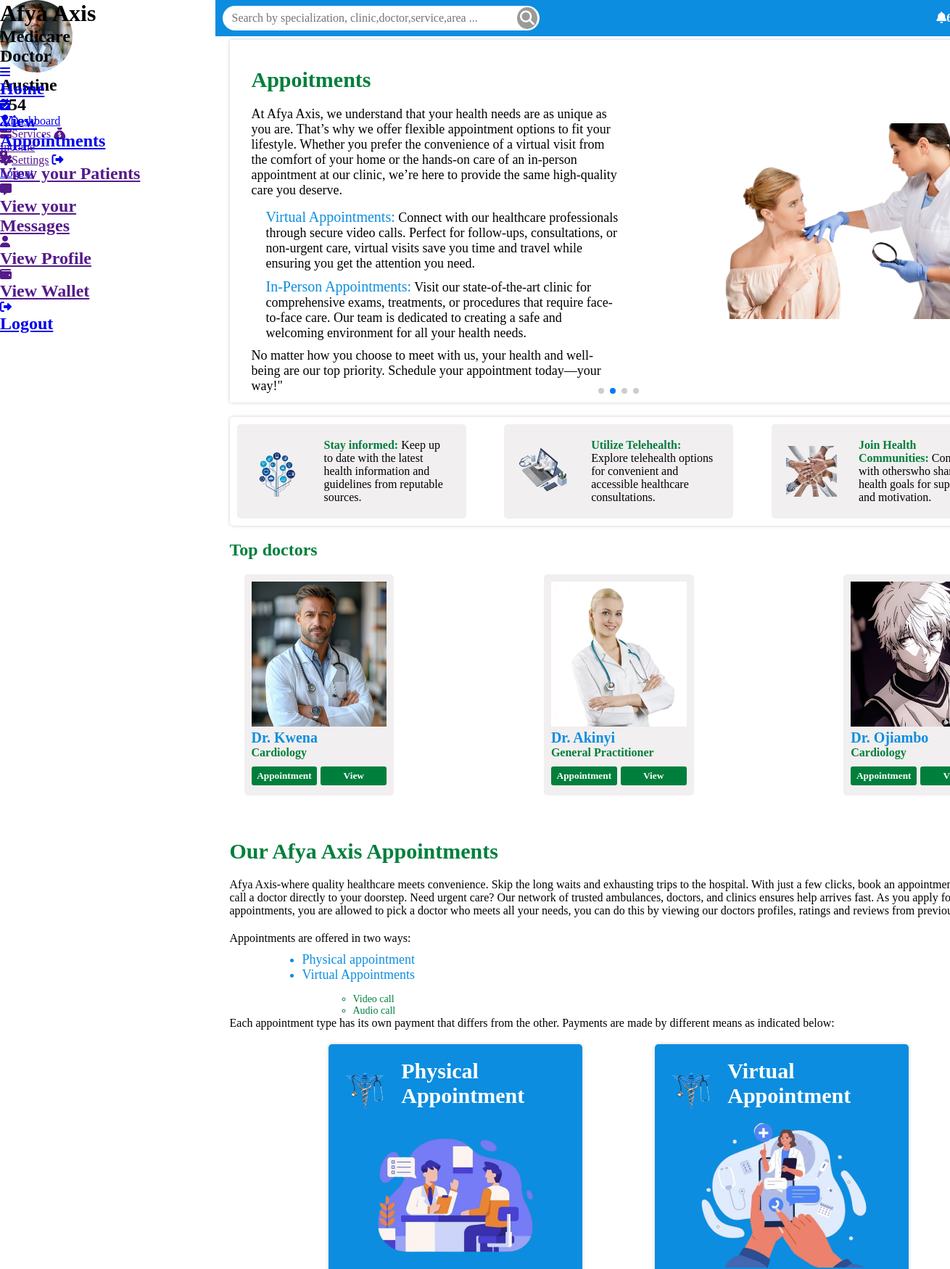
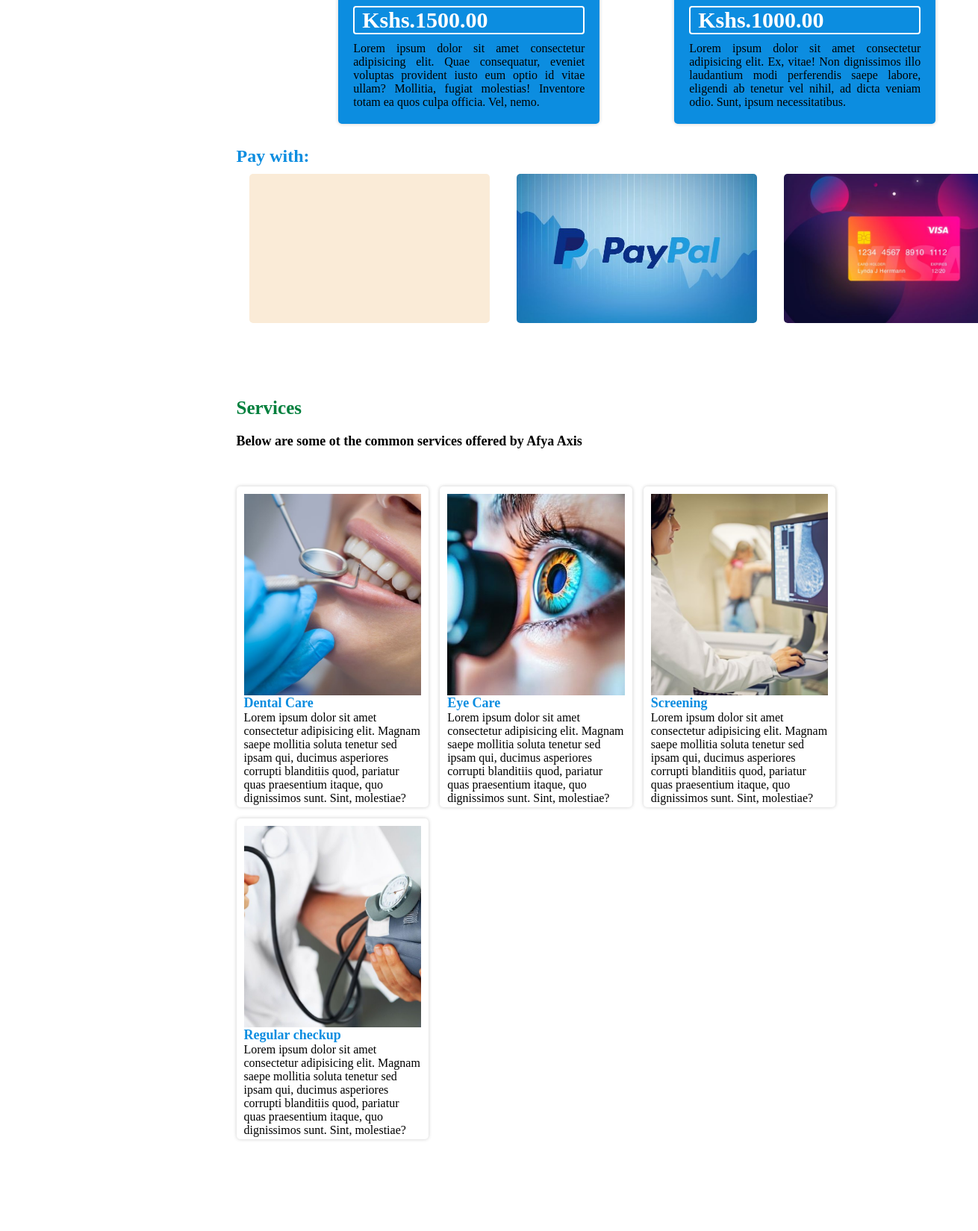
Screenshot of /base/home (signed in, upper part) with the database file from the repository (2 pictures, top to bottom).
### doctors/models.py (models this page shows, shortened)
class Doctor(models.Model):
    user = models.OneToOneField(User, on_delete=models.CASCADE, related_name='doctor_profile')
    first_name = models.CharField(max_length=100)
    last_name = models.CharField(max_length=100)
    email = models.EmailField(unique=True)
    phone_number = models.CharField(max_length=15, unique=True)
    clinic = models.ForeignKey('clinics.Clinic', on_delete=models.CASCADE, related_name="doctors")
    specialization = models.ForeignKey(Specialization, on_delete=models.CASCADE, related_name="doctors")
    bio = models.TextField(blank=True, null=True)
    profile_picture = models.ImageField(upload_to='doctor_profiles/', blank=True, null=True)
    facebook = models.URLField(blank=True, null=True)
    twitter = models.URLField(blank=True, null=True)
    linkedin = models.URLField(blank=True, null=True)
    instagram = models.URLField(blank=True, null=True)
    address = models.TextField()
    city = models.CharField(max_length=100)
    country = models.CharField(max_length=100,default='Kenya')
    postal_code = models.CharField(max_length=10,default='0000')
    state= models.CharField(max_length=100,default='Kisii')
    hire_date = models.DateField(null=True, blank=True)
    years_of_experience = models.IntegerField(null=True, blank=True)
    years_worked_at_afyaaxis = models.IntegerField(null=True, blank=True)
    availability = models.BooleanField(default=True)

class Specialization(models.Model):
    name = models.CharField(max_length=100, unique=True)

### base/views.py (the view)
# urls.py: path('home',home,name="home"),
def home(request):
    profile = Profile.objects.get(user=request.user)
    doctors = Doctor.objects.all()
    context = {
        'doctors': doctors,
        'profile': profile
    }
    return render(request, 'base/home.html', context)

### notifications/templatetags/notification_tags.py (called while the page is built)
@register.simple_tag(takes_context=True)
def user_unread_notifications_count(context):
    user = context['user']
    if user.is_authenticated:
        return Notification.objects.filter(user=user, is_read=False).count()
    return 0

### templates/base/home.html (shortened to what this page needs)
{% extends "base/layout.html" %}
{%load static%}
{% block content %}
<section class="herobar ">
    <div class="herobox swiper mySwiper">
        <div class="swiper-wrapper">
          <div class="hero swiper-slide">
            <div class="lefthero slide slide2">
                <h1>Appoitments</h1>
                <p>At Afya Axis, we understand that your health needs are as unique as you are. That’s why we offer flexible appointment options to fit your lifestyle. Whether you prefer the convenience of a virtual visit from the comfort of your home or the hands-on care of an in-person appointment at our clinic, we’re here to provide the same high-quality care you deserve.</p>
                <ul>
                    <li><span>Virtual Appointments:</span> Connect with our healthcare professionals through secure video calls. Perfect for follow-ups, consultations, or non-urgent care, virtual visits save you time and travel while ensuring you get the attention you need.</li>
                    <li><span>In-Person Appointments:</span> Visit our state-of-the-art clinic for comprehensive exams, treatments, or procedures that require face-to-face care. Our team is dedicated to creating a safe and welcoming environment for all your health needs.</li>
                </ul>
                <p>No matter how you choose to meet with us, your health and well-being are our top priority. Schedule your appointment today—your way!"</p>
            </div>
            <div class="righthero slide11">
                <img src="{% static 'images/appoint.png' %}" alt="">
            </div>
        </div>
        </div>
        <div class="swiper-pagination"></div>
      </div>
</section>
<section class="container">
    <div class="container1">
        <img src="{% static 'images/information.png' %}" alt="">
        <p><span>Stay informed:</span> Keep up to date with the latest health information and guidelines from reputable sources.</p>
    </div>
    <div class="container1">
        <img src="{% static 'images/telehealth.png' %}" alt="">
        <p><span>Utilize Telehealth:</span> Explore telehealth options for convenient and accessible healthcare consultations.</p>
    </div>
    <div class="container1">
        <img src="{% static 'images/community.png' %}" alt="">
        <p><span>Join Health Communities:</span> Connect with otherswho share your health goals for support and motivation.</p>
    </div>
</section>
<section class="doctors">
    <div class="doctop">
        <h1>Top doctors</h1>
    </div>
    <div class="doctorsbox">
        <div class="doctorslist">
            {%for doctor in doctors%}
            <div class="doctor">
                <div class="img">
                    {%if doctor.profile_picture%}
                    <img src="{{doctor.profile_picture.url}}" alt="">
                    {%else%}
                    <img src="{% static 'images/default-doc.png' %}" alt="">
                    {%endif%}
                </div>
                <h2>Dr. {{ doctor.last_name }}</h2>
                <h3>{{ doctor.specialization.name }}</h3>
                <div class="more">
                    {% if doctor.availability %}
                    <form action="{% url 'create_appointment' doctor.id %}">
                        <button>Appointment</button>
                    </form>
                    {% else %}
                    <p style="background-color:red;"><strong>Unavailable</strong></p>
                    {% endif %}
                    <form action="{% url 'doctor_detail' doctor.id %}">
                        <button>View</button>
                    </form>
                </div>
            </div>
            {%endfor%}
        </div>
    </div>
</section>
<section class="appointments">
    <h1>Our Afya Axis Appointments</h1>
    <p class="intro">Afya Axis-where quality healthcare meets convenience. Skip the long waits and exhausting trips to the hospital. With just a few clicks, book an appointment online or call a doctor directly to your doorstep. Need urgent care? Our network of trusted ambulances, doctors, and clinics ensures help arrives fast. As you apply for the appointments, you are allowed to pick a doctor who meets all your needs, you can do this by viewing our doctors profiles, ratings and reviews from previous patients.</p>
    <p class="app">Appointments are offered in two ways:</p>
    <ul>
        <li>Physical appointment</li>
        <li>Virtual Appointments
            <ul>
                <li>Video call</li>
                <li>Audio call</li>
            </ul>
        </li>
    </ul>
    <p>Each appointment type has its own payment that differs from the other. Payments are made by different means as indicated below:</p>
    <div class="paymentcards">
        <div class="card">
            <div class="front">
                <div class="cardtop">
                    <img src="{% static 'images/backimage.png' %}" alt="">
                    <h1>Physical Appointment</h1>
                </div>
                <div class="cardimg">
                    <img src="{% static 'images/physical appointment.png' %}" alt="">
                </div>
                <h2>Kshs.1500.00</h2>
                <p>Lorem ipsum dolor sit amet consectetur adipisicing elit. Quae consequatur, eveniet voluptas provident iusto eum optio id vitae ullam? Mollitia, fugiat molestias! Inventore totam ea quos culpa officia. Vel, nemo.</p>
            </div>
        </div>
        <div class="card">
            <div class="cardtop">
                <img src="{% static 'images/backimage.png' %}" alt="">
                <h1>Virtual Appointment</h1>
            </div>
            <div class="cardimg">
                <img src="{% static 'images/virtualappointment.png' %}" alt="">
            </div>
            <h2>Kshs.1000.00</h2>
            <p>Lorem ipsum dolor sit amet consectetur adipisicing elit. Ex, vitae! Non dignissimos illo laudantium modi perferendis saepe labore, eligendi ab tenetur vel nihil, ad dicta veniam odio. Sunt, ipsum necessitatibus.</p>
        </div>
    </div>
    <div class="payment">
        <h2>Pay with:</h2>
        <div class="paybox">
            <div class="method pay1"></div>
            <div class="method pay2"></div>
            <div class="method pay3"></div>
        </div>
    </div>
</section>
<section class="services">
    <h1>Services</h1>
    <h2>Below are some ot the common services offered by Afya Axis</h2>
    <div class="servicebox">
        <div class="service">
            <div class="servebanner">
                <img src="{% static 'images/dental care.jpeg' %}" alt="">
            </div>
            <h2>Dental Care</h2>
            <p>Lorem ipsum dolor sit amet consectetur adipisicing elit. Magnam saepe mollitia soluta tenetur sed ipsam qui, ducimus asperiores corrupti blanditiis quod, pariatur quas praesentium itaque, quo dignissimos sunt. Sint, molestiae?</p>
        </div>
        <div class="service">
            <div class="servebanner">
                <img src="{% static 'images/eye care.jpeg' %}" alt="">
            </div>
            <h2>Eye Care</h2>
            <p>Lorem ipsum dolor sit amet consectetur adipisicing elit. Magnam saepe mollitia soluta tenetur sed ipsam qui, ducimus asperiores corrupti blanditiis quod, pariatur quas praesentium itaque, quo dignissimos sunt. Sint, molestiae?</p>
        </div>
        <div class="service">
            <div class="servebanner">
                <img src="{% static 'images/screening.jpeg' %}" alt="">
            </div>
            <h2>Screening</h2>
            <p>Lorem ipsum dolor sit amet consectetur adipisicing elit. Magnam saepe mollitia soluta tenetur sed ipsam qui, ducimus asperiores corrupti blanditiis quod, pariatur quas praesentium itaque, quo dignissimos sunt. Sint, molestiae?</p>
        </div>
        <div class="service">
            <div class="servebanner">
                <img src="{% static 'images/checkup.jpeg' %}" alt="">
            </div>
            <h2>Regular checkup</h2>
            <p>Lorem ipsum dolor sit amet consectetur adipisicing elit. Magnam saepe mollitia soluta tenetur sed ipsam qui, ducimus asperiores corrupti blanditiis quod, pariatur quas praesentium itaque, quo dignissimos sunt. Sint, molestiae?</p>
        </div>
    </div>
</section>
{% endblock %}

### templates/doctors/sidebar.html (shortened to what this page needs)
{% load static %}
<div class="sidebarleft">
    <div class="sidebarheader">
        <div class="adminimage">
            {% if user.doctor_profile.profile_picture %}
            <img style="width:100px;height:100px;border-radius:50%;object-fit:cover;object-position:top;" src="{{ user.doctor_profile.profile_picture.url }}" alt="">
            {% else %}
            <img style="width:100px;height:100px;border-radius:50%;object-fit:cover;object-position:top;" src="{% static 'images/admin-settings.png' %}" alt="">
            {% endif %}
        </div>
    </div>
    <div class="adminname">
        <h2>{{ user.first_name }} {{ user.last_name }}</h2>
    </div>
    <div class="menuitems">
        <a href="{% url 'doctor_dashboard' %}"><i class="fa-solid fa-user-md"></i>Dashboard</a>
        <a href=""><i class="fa-solid fa-server"></i>Services</a>
        <a href=""><i class="fa-solid fa-sack-dollar"></i>Income</a>
    </div>
    <div class="logoutdiv">
        <a href=""><i class="fa-solid fa-gear"></i>Settings</a>
        <a href="{% url 'logout' %}"><i class="fa-solid fa-right-from-bracket"></i>Logout</a>
    </div>
</div>
<div class="sidebar">
    <div class="sidetop">
        <h1>Afya Axis</h1>
        <h2>Medicare </h2>
        <h2>Doctor</h2>
    </div>
    <div class="sidemiddle">
        <div class="sidebuttons">
            <a href="{% url 'doctor_dashboard' %}">
                <i class="fa-solid fa-bars"></i>
                <h2>Home</h2>
            </a>
            <a href="{% url 'doctor_appointments'%}">
                <i class="fa-solid fa-calendar-check"></i>
                <h2>View Appointments</h2>
            </a>
            <a href="">
                <i class="fa-solid fa-hospital-user"></i>
                <h2>View your Patients</h2>
            </a>
            <a href="">
                <i class="fa-solid fa-message"></i>
                <h2>View your Messages</h2>
            </a>
            <a href="">
                <i class="fa-solid fa-user"></i>
                <h2>View Profile</h2>
            </a>
            <a href="">
                <i class="fa-solid fa-wallet"></i>
                <h2>View Wallet</h2>
            </a>
        </div>
    </div>
    <div class="sidebottom">
        <a href="{% url 'logout' %}">
            <i class="fa-solid fa-right-from-bracket"></i>
            <h2>Logout</h2>
        </a>
    </div>
</div>

### rows the page displays
Doctor: profile_picture (picture), last_name "Kwena", specialization.name "Cardiology", availability "Appointment"
Doctor: profile_picture (picture), last_name "Akinyi", specialization.name "General Practitioner", availability "Appointment"
Doctor: profile_picture (picture), last_name "Ojiambo", specialization.name "Cardiology", availability "Appointment"

### other values shown
{{ user.first_name }} "Austine"
{{ user.last_name }} "254"
